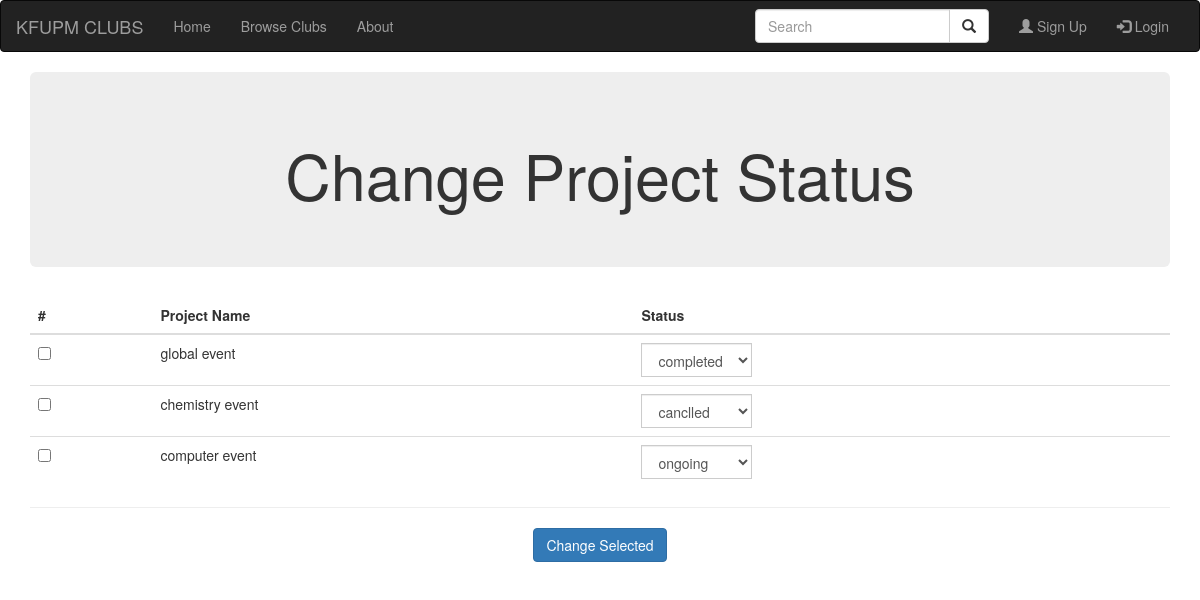
Page /pages/change_project_status.php on the committed database.
### tables this page shows
CREATE TABLE `Project` (
ID int NOT NULL AUTO_INCREMENT,
Name varchar(20) NOT NULL,
ProjectTypeID int NOT NULL,
ClubID int NOT NULL,
Descr varchar(50) NOT NULL,
StartDate date NOT NULL,
EndDate date NOT NULL,
StatusID int NOT NULL,
primary key(ID),
foreign key (StatusID) references Status(ID),
foreign key (ClubID) references Club(ID),
foreign key (ProjectTypeID) references ProjectType(ID)
);

CREATE TABLE `Status` (
ID int NOT NULL AUTO_INCREMENT,
StatusTypeID int NOT NULL,
Name varchar(20) NOT NULL,
Descr varchar(50) NOT NULL,
primary key(ID),
foreign key (StatusTypeID) references StatusType(ID)
);

### php/change_project_status.php (the view, shortened to what this page needs)
<?php
echo "<div class=\"table-responsive\">
  <table class=\"table\">
    <thead>
      <tr>
        <th>#</th>
        <th>Project Name</th>
        <th>Status</th>
      </tr>
    </thead>
    <tbody>";
	$server = 'kstds.ca8twtlpsix7.me-south-1.rds.amazonaws.com';
	$port = 3306;
	$db_username = 'admin';
	$db_password = 'KFUPM123';
	$db_name = 'kstds';
	$mysqli = new mysqli($server .":" .$port, $db_username, $db_password, $db_name);
	$sql_query = "SELECT ID, Name, StatusID FROM Project";
	$result = mysqli_query($mysqli, $sql_query)
		or die("Failed to query database" .$mysqli -> connect_error);
	if(mysqli_num_rows($result) > 0) {
		$count = 1;
		while($row = mysqli_fetch_assoc($result)) {;
			echo "<tr>";
			echo "<td>";
			echo "<input name='project_id[]' type=\"checkbox\" value='" .$row['ID'] .',' .$count ."'>";
			echo "</td>";
			echo "<td>" .$row['Name'] ."</td>";
			echo "<td>";
			printStatus($row['StatusID'], $count);
			echo "</td>";
			echo "</tr>";
			$count = $count + 1;
		}
	} else {
		die("Failed to retrieve any clubs");
	}
echo "</tbody>
	  </table>";
echo "<hr>";
echo "</div>";
function printStatus($current_status, $count) {
	$server = 'kstds.ca8twtlpsix7.me-south-1.rds.amazonaws.com';
	$port = 3306;
	$db_username = 'admin';
	$db_password = 'KFUPM123';
	$db_name = 'kstds';
	$mysqli = new mysqli($server .":" .$port, $db_username, $db_password, $db_name);
	$status = mysqli_query($mysqli, "SELECT Name FROM Status WHERE ID = '$current_status'");
	$status = mysqli_fetch_assoc($status);
	echo '<div class="input-group">';
	echo "<select id='status_id[" .$count ."]' name='status_id[" .$count ."]' class='form-control'>";
	echo "<option selected value='" .$current_status ."'>" .$status['Name'] ."</option>";
}
?>

### rows in the picture
project: Name "global event", StatusID.Name "completed"
project: Name "chemistry event", StatusID.Name "canclled"
project: Name "computer event", StatusID.Name "ongoing"

### other values in the picture
$website_name "KFUPM CLUBS"
$text "Home Browse Clubs About"
$text "Sign Up Login"
